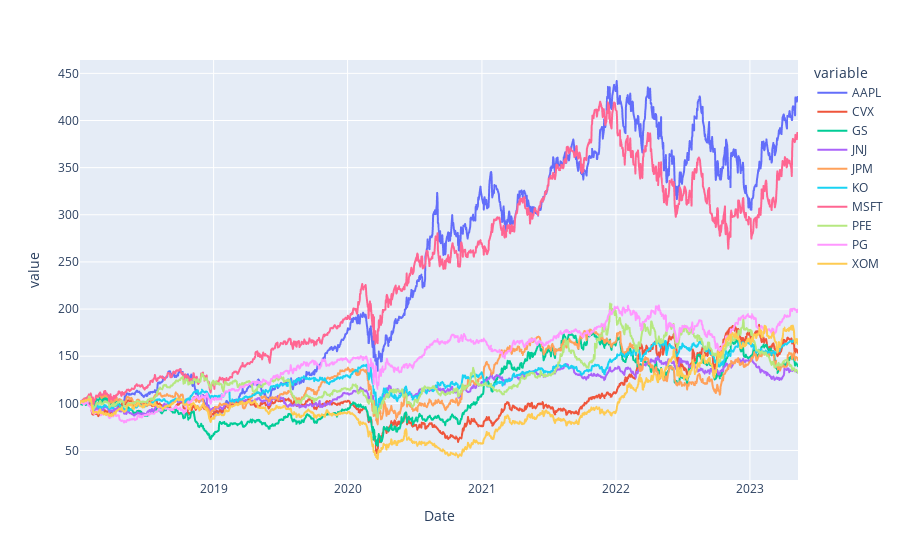

The code cell stored with this chart in its notebook:
### Code cell
px.line(portfolio_data * 100 / portfolio_data.iloc[0])

### Figure 1 — Plotly figure (JSON) as saved in the notebook; plotly's stock layout.template omitted (floating-point values rounded to 4 significant figures; data arrays with more than 128 entries replaced by an {"elided": "..."} marker saying what was removed)
{"data": [{"hovertemplate": "variable=AAPL<br>Date=%{x}<br>value=%{y}<extra></extra>", "legendgroup": "AAPL", "line": {"color": "#636efa", "dash": "solid"}, "marker": {"symbol": "circle"}, "mode": "lines", "name": "AAPL", "showlegend": true, "type": "scattergl", "x": {"elided": "1350 str values"}, "xaxis": "x", "y": {"elided": "1350 float values"}, "yaxis": "y"}, {"hovertemplate": "variable=CVX<br>Date=%{x}<br>value=%{y}<extra></extra>", "legendgroup": "CVX", "line": {"color": "#EF553B", "dash": "solid"}, "marker": {"symbol": "circle"}, "mode": "lines", "name": "CVX", "showlegend": true, "type": "scattergl", "x": {"elided": "1350 str values"}, "xaxis": "x", "y": {"elided": "1350 float values"}, "yaxis": "y"}, {"hovertemplate": "variable=GS<br>Date=%{x}<br>value=%{y}<extra></extra>", "legendgroup": "GS", "line": {"color": "#00cc96", "dash": "solid"}, "marker": {"symbol": "circle"}, "mode": "lines", "name": "GS", "showlegend": true, "type": "scattergl", "x": {"elided": "1350 str values"}, "xaxis": "x", "y": {"elided": "1350 float values"}, "yaxis": "y"}, {"hovertemplate": "variable=JNJ<br>Date=%{x}<br>value=%{y}<extra></extra>", "legendgroup": "JNJ", "line": {"color": "#ab63fa", "dash": "solid"}, "marker": {"symbol": "circle"}, "mode": "lines", "name": "JNJ", "showlegend": true, "type": "scattergl", "x": {"elided": "1350 str values"}, "xaxis": "x", "y": {"elided": "1350 float values"}, "yaxis": "y"}, {"hovertemplate": "variable=JPM<br>Date=%{x}<br>value=%{y}<extra></extra>", "legendgroup": "JPM", "line": {"color": "#FFA15A", "dash": "solid"}, "marker": {"symbol": "circle"}, "mode": "lines", "name": "JPM", "showlegend": true, "type": "scattergl", "x": {"elided": "1350 str values"}, "xaxis": "x", "y": {"elided": "1350 float values"}, "yaxis": "y"}, {"hovertemplate": "variable=KO<br>Date=%{x}<br>value=%{y}<extra></extra>", "legendgroup": "KO", "line": {"color": "#19d3f3", "dash": "solid"}, "marker": {"symbol": "circle"}, "mode": "lines", "name": "KO", "showlegend": true, "type": "scattergl", "x": {"elided": "1350 str values"}, "xaxis": "x", "y": {"elided": "1350 float values"}, "yaxis": "y"}, {"hovertemplate": "variable=MSFT<br>Date=%{x}<br>value=%{y}<extra></extra>", "legendgroup": "MSFT", "line": {"color": "#FF6692", "dash": "solid"}, "marker": {"symbol": "circle"}, "mode": "lines", "name": "MSFT", "showlegend": true, "type": "scattergl", "x": {"elided": "1350 str values"}, "xaxis": "x", "y": {"elided": "1350 float values"}, "yaxis": "y"}, {"hovertemplate": "variable=PFE<br>Date=%{x}<br>value=%{y}<extra></extra>", "legendgroup": "PFE", "line": {"color": "#B6E880", "dash": "solid"}, "marker": {"symbol": "circle"}, "mode": "lines", "name": "PFE", "showlegend": true, "type": "scattergl", "x": {"elided": "1350 str values"}, "xaxis": "x", "y": {"elided": "1350 float values"}, "yaxis": "y"}, {"hovertemplate": "variable=PG<br>Date=%{x}<br>value=%{y}<extra></extra>", "legendgroup": "PG", "line": {"color": "#FF97FF", "dash": "solid"}, "marker": {"symbol": "circle"}, "mode": "lines", "name": "PG", "showlegend": true, "type": "scattergl", "x": {"elided": "1350 str values"}, "xaxis": "x", "y": {"elided": "1350 float values"}, "yaxis": "y"}, {"hovertemplate": "variable=XOM<br>Date=%{x}<br>value=%{y}<extra></extra>", "legendgroup": "XOM", "line": {"color": "#FECB52", "dash": "solid"}, "marker": {"symbol": "circle"}, "mode": "lines", "name": "XOM", "showlegend": true, "type": "scattergl", "x": {"elided": "1350 str values"}, "xaxis": "x", "y": {"elided": "1350 float values"}, "yaxis": "y"}], "layout": {"legend": {"title": {"text": "variable"}, "tracegroupgap": 0}, "margin": {"t": 60}, "xaxis": {"anchor": "y", "domain": [0, 1], "title": {"text": "Date"}}, "yaxis": {"anchor": "x", "domain": [0, 1], "title": {"text": "value"}}}}
